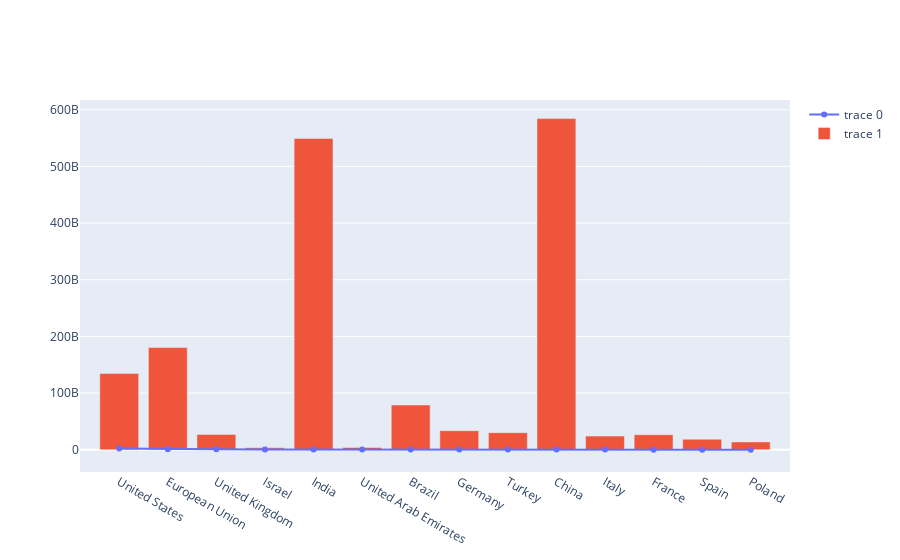

Here is the notebook cell this chart was saved with:
### Code cell
# Total vaccinations compared to population

fig4 = go.Figure()

covid_top_15 = pd.DataFrame(covid_data.groupby('location')['total_vaccinations', 'population'].sum().nlargest(15, 'total_vaccinations').sort_values(by='total_vaccinations',ascending = False))

fig4.add_trace(
    go.Scatter(
        x=covid_top_15.index[1:],
        y=covid_top_15['total_vaccinations'][1:]
    ))

fig4.add_trace(
    go.Bar(
        x=covid_top_15.index[1:],
        y=covid_top_15['population'][1:]
    ))

fig4.show()

### Figure 1 — Plotly figure (JSON) as saved in the notebook; plotly's stock layout.template omitted (floating-point values rounded to 4 significant figures)
{"data": [{"type": "scatter", "x": ["United States", "European Union", "United Kingdom", "Israel", "India", "United Arab Emirates", "Brazil", "Germany", "Turkey", "China", "Italy", "France", "Spain", "Poland"], "y": [1882011126, 857290155, 575310789, 284592379, 266085353, 188607970, 168786644, 166659816, 163937911, 158487000, 124256148, 103116226, 69699125, 69446943]}, {"type": "bar", "x": ["United States", "European Union", "United Kingdom", "Israel", "India", "United Arab Emirates", "Brazil", "Germany", "Turkey", "China", "Italy", "France", "Spain", "Poland"], "y": [134387074682, 180192219300, 26950743588, 3263138957, 549241745230, 3946269600, 78859540739, 33597361945, 30109046919, 584365452244, 24003345716, 26370498848, 18514894068, 13776164220]}], "layout": {}}
